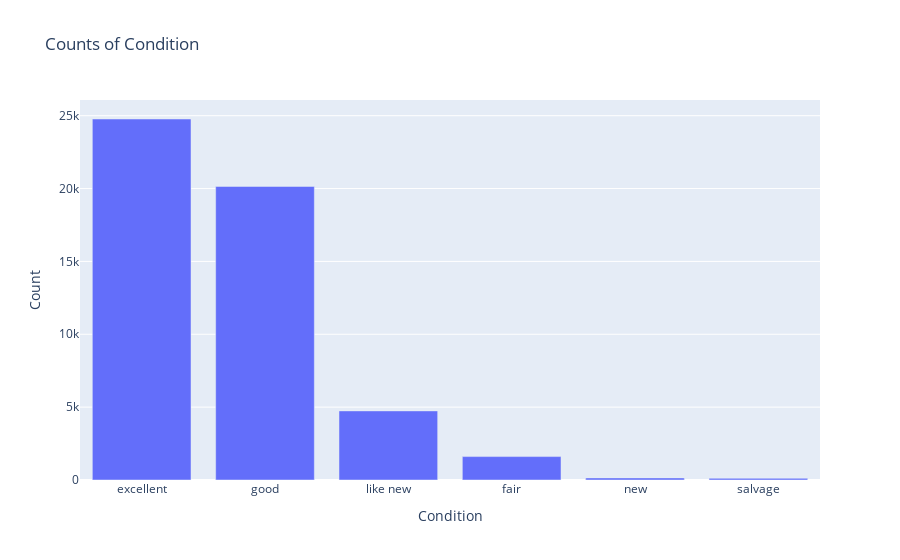

Source (notebook cell):
### Code cell
# Calculate the counts of each condition
condition_counts = vehicles['condition'].value_counts()

# Convert Series to DataFrame for Plotly Express
condition_counts_df = condition_counts.reset_index()
condition_counts_df.columns = ['Condition', 'Count']

# Create the bar chart
fig_condition_hist = px.bar(condition_counts_df, x='Condition', y='Count', title='Counts of Condition')

# Update layout for better readability
fig_condition_hist.update_layout(xaxis_title='Condition', yaxis_title='Count')

# Show the bar chart
fig_condition_hist.show()

### Figure 1 — Plotly figure (JSON) as saved in the notebook; plotly's stock layout.template omitted (floating-point values rounded to 4 significant figures)
{"data": [{"alignmentgroup": "True", "hovertemplate": "Condition=%{x}<br>Count=%{y}<extra></extra>", "legendgroup": "", "marker": {"color": "#636efa", "pattern": {"shape": ""}}, "name": "", "offsetgroup": "", "orientation": "v", "showlegend": false, "textposition": "auto", "type": "bar", "x": ["excellent", "good", "like new", "fair", "new", "salvage"], "xaxis": "x", "y": [24773, 20145, 4742, 1607, 143, 115], "yaxis": "y"}], "layout": {"barmode": "relative", "legend": {"tracegroupgap": 0}, "title": {"text": "Counts of Condition"}, "xaxis": {"anchor": "y", "domain": [0, 1], "title": {"text": "Condition"}}, "yaxis": {"anchor": "x", "domain": [0, 1], "title": {"text": "Count"}}}}
